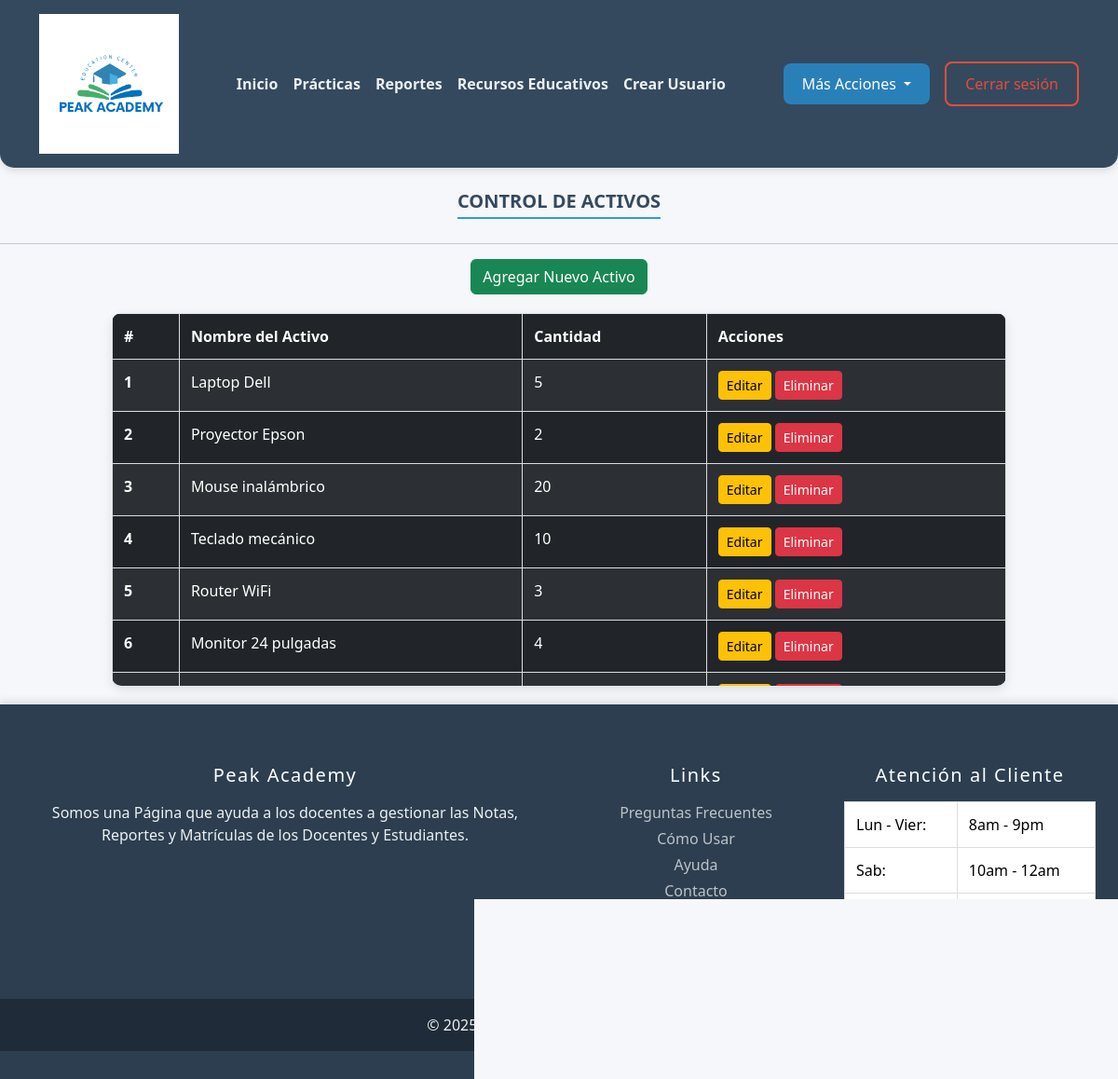
Page /views/peakActivos.php (signed in) on the committed database.
### tables this page shows
CREATE TABLE activos (
    id INT AUTO_INCREMENT PRIMARY KEY,
    nombre VARCHAR(100) NOT NULL,
    cantidad INT NOT NULL
);

### views/peakActivos.php (the view, shortened to what this page needs)
<?php include '../core/header.php'; ?>
 <br>
 <center>
<h5 class="anuncio">Control de Activos</h5>
<hr>
<button class="btn btn-success" id="btn-agregar">Agregar Nuevo Activo</button>
</center>
<?php
include('../includes/conexion.php');
$sql = "SELECT * FROM activos";
$result = $conn->query($sql);
if ($result && $result->num_rows > 0) {
    echo '<div class="table-container">
            <table class="table table-dark table-striped">
                <thead>
                    <tr>
                        <th scope="col">#</th>
                        <th scope="col">Nombre del Activo</th>
                        <th scope="col">Cantidad</th>
                        <th scope="col">Acciones</th>
                    </tr>
                </thead>
                <tbody>';
    while ($row = $result->fetch_assoc()) {
        echo '<tr>
                <th scope="row">' . $row['id'] . '</th>
                <td class="nombre_activo">' . $row['nombre'] . '</td>
                <td class="cantidad">' . $row['cantidad'] . '</td>
                <td>
                    <button class="btn btn-warning btn-sm btn-editar" data-id="' . $row['id'] . '" data-nombre="' . $row['nombre'] . '" data-cantidad="' . $row['cantidad'] . '">Editar</button>
                    <button class="btn btn-danger btn-sm btn-eliminar" data-id="' . $row['id'] . '">Eliminar</button>
                </td>
              </tr>';
    }
    echo '</tbody></table></div>';
} else {
    echo "<p>No se encontraron activos.</p>";
}
?>
<?php include '../core/footer.php'; ?>

### css/PeakAcademy.css (style rules this page uses)
body { margin: 0; padding: 0; font-family: 'Segoe UI', Tahoma, Geneva, Verdana, sans-serif; background-color: #f5f7fa; color: #2c3e50; }
.table-container { width: 80%; margin: 20px auto; max-height: 400px; overflow-y: auto; border-radius: 10px; box-shadow: 0 4px 12px rgba(0, 0, 0, 0.1); }
.table { width: 100%; border-collapse: collapse; }
.table thead { background-color: #2c3e50; color: white; }
.table th, .table td { padding: 12px; text-align: left; border: 1px solid #ddd; }
.table tbody tr:nth-child(even) { background-color: #f9f9f9; }
.anuncio { font-size: 20px; font-weight: bold; color: #34495e; text-transform: uppercase; margin-bottom: 10px; border-bottom: 2px solid #3498db; display: inline-flex; padding-bottom: 5px; text-align: left; width: max-content; }

### rows in the picture
activos: id "1", nombre "Laptop Dell", cantidad "5"
activos: id "2", nombre "Proyector Epson", cantidad "2"
activos: id "3", nombre "Mouse inalámbrico", cantidad "20"
activos: id "4", nombre "Teclado mecánico", cantidad "10"
activos: id "5", nombre "Router WiFi", cantidad "3"
activos: id "6", nombre "Monitor 24 pulgadas", cantidad "4"
